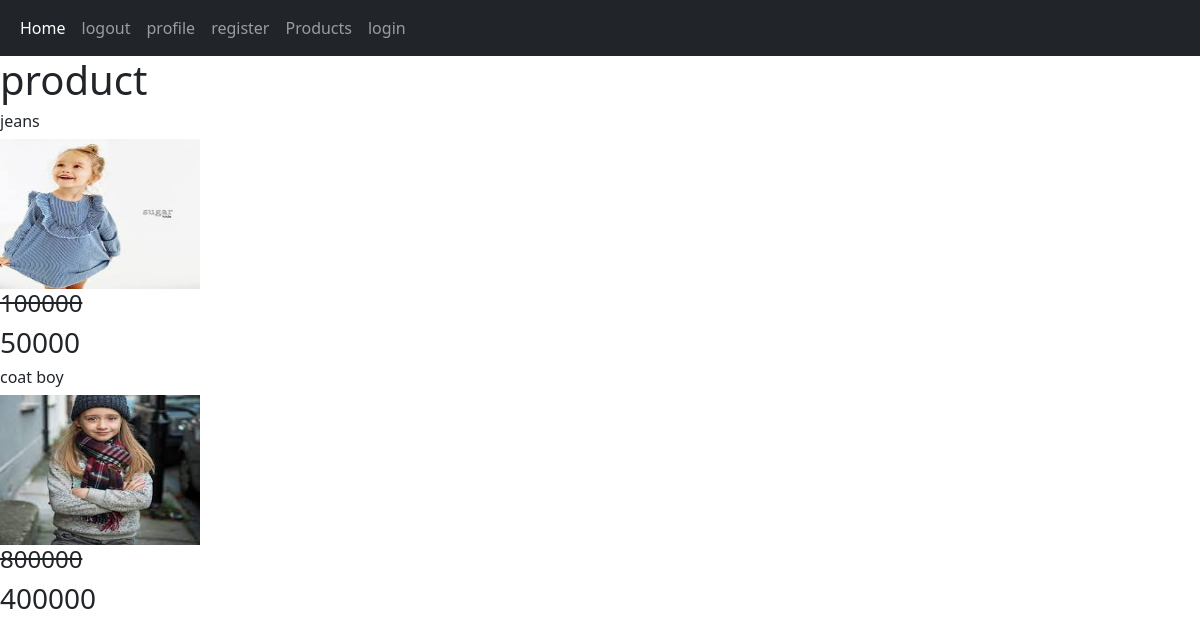
The app's page /category/4/ with its own data.
### home/models.py (models this page shows, shortened)
class product(models.Model):
    category = models.ForeignKey(Category,on_delete=models.CASCADE)
    name = models.CharField(max_length=200)
    amount = models.PositiveIntegerField(blank=True,null=True)
    unite_price = models.PositiveIntegerField()
    discount = models.PositiveIntegerField(blank=True,null=True)
    total_price = models.PositiveIntegerField()
    information = models.TextField(blank=True,null=True)
    create = models.DateTimeField(auto_now_add=True)
    update = models.DateTimeField(auto_now=True)
    available = models.BooleanField(default=True)
    image = models.ImageField(upload_to='product')
    @property
    def total_price(self):
        if not self.discount:
            return self.unite_price
        elif self.discount:
            total = (self.discount * self.unite_price)/100
            return int(self.unite_price - total)
        return self.total_price

### home/views.py (the view)
# urls.py: path('category/<int:id>/', views.all_product, name='category'),
def all_product(request,id=None):
    products = product.objects.all()
    category = Category.objects.all()
    if id:
        data = Category.objects.get(id=id)
        products = products.filter(category=data)
    return render(request,'home/product.html',{'products':products})

### home/templates/home/product.html (shortened to what this page needs)
{% extends 'base.html' %}
{% block body %}
<h1> product</h1>
    {% for product in products  %}
        <h6>{{ product.name }}</h6>
        <a href="{% url 'home:detail' product.id %}">
            <img src="{{ product.image.url }}" style="width: 200px" height="150px">
        </a>
        <br/>
        {% if product.discount %}
            <h4 style="text-decoration: line-through ">{{ product.unite_price }}</h4>
            <h3>{{ product.total_price }}</h3>
        {% else %}
            <h3>{{ product.total_price }}</h3>
        {% endif %}
    {%  endfor %}
{% endblock %}

### records on screen
product: name "jeans", image (picture), unite_price "100000", total_price "50000"
product: name "coat boy", image (picture), unite_price "800000", total_price "400000"
